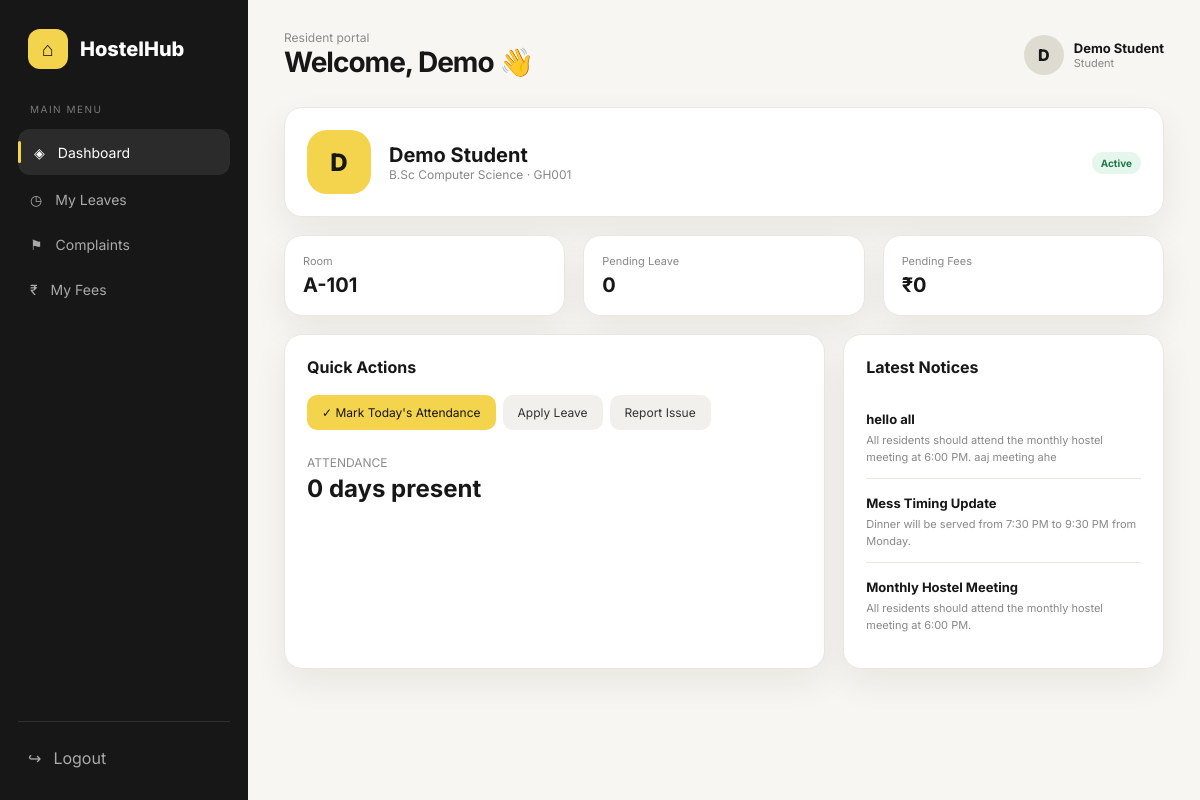
Screenshot of /student/dashboard (signed in) with the database file from the repository.
### app/models.py (models this page shows)
class User(UserMixin, db.Model):
    id = db.Column(db.Integer, primary_key=True)
    name = db.Column(db.String(120), nullable=False)
    email = db.Column(db.String(150), unique=True, nullable=False)
    password = db.Column(db.String(255), nullable=False)
    role = db.Column(db.String(30), nullable=False, default='student')
    student = db.relationship('Student', backref='user', uselist=False, cascade='all, delete-orphan')

class Student(db.Model):
    id = db.Column(db.Integer, primary_key=True)
    user_id = db.Column(db.Integer, db.ForeignKey('user.id'), nullable=False, unique=True)
    roll_no = db.Column(db.String(50), unique=True, nullable=False)
    course = db.Column(db.String(120))
    phone = db.Column(db.String(30))
    guardian_name = db.Column(db.String(120))
    guardian_phone = db.Column(db.String(30))
    room_no = db.Column(db.String(30))
    status = db.Column(db.String(30), default='Active')

class Notice(db.Model):
    id = db.Column(db.Integer, primary_key=True)
    title = db.Column(db.String(150), nullable=False)
    content = db.Column(db.Text, nullable=False)
    priority = db.Column(db.String(30), default='Normal')
    created_at = db.Column(db.DateTime, server_default=db.func.now())

### app/routes/student.py (the view)
@student.route('/dashboard')
def dashboard():
    s=current_user.student
    notices=Notice.query.order_by(Notice.id.desc()).limit(5).all()
    pending_leaves=LeaveRequest.query.filter_by(student_id=s.id,status='Pending').count()
    open_complaints=Complaint.query.filter_by(student_id=s.id,status='Open').count()
    pending_fees=sum(f.amount for f in Fee.query.filter_by(student_id=s.id,status='Pending').all())
    attendance_count=Attendance.query.filter_by(student_id=s.id,status='Present').count()
    return render_template('student/dashboard.html', student=s, notices=notices, pending_leaves=pending_leaves, open_complaints=open_complaints, pending_fees=pending_fees, attendance_count=attendance_count)

### app/models.py (called while the page is built)
@login_manager.user_loader
def load_user(user_id):
    return db.session.get(User, int(user_id))

### app/routes/student.py (called while the page is built)
@student.before_request
def check_student():
    if not current_user.is_authenticated or current_user.role != 'student': abort(403)

### app/templates/student/dashboard.html
{% extends 'base.html' %}{% block title %}My Dashboard | HostelHub{% endblock %}{% block heading %}Welcome, {{student.user.name.split()[0]}} 👋{% endblock %}{% block content %}<div class="card section"><div class="profile-row"><div class="big-avatar">{{student.user.name[:1]|upper}}</div><div><h2 style="font-size:20px">{{student.user.name}}</h2><p style="color:#888;font-size:12px">{{student.course or 'Student'}} · {{student.roll_no}}</p></div><div style="margin-left:auto"><span class="badge green">{{student.status}}</span></div></div></div><div class="grid mini-grid"><div class="card mini"><p>Room</p><h3>{{student.room_no or 'Not allocated'}}</h3></div><div class="card mini"><p>Pending Leave</p><h3>{{pending_leaves}}</h3></div><div class="card mini"><p>Pending Fees</p><h3>₹{{'%.0f'|format(pending_fees)}}</h3></div></div><div class="grid two"><section class="card section"><div class="section-head"><h3>Quick Actions</h3></div><div class="actions"><form method="post" action="{{url_for('student.attendance')}}"><button class="btn yellow">✓ Mark Today's Attendance</button></form><a class="btn ghost" href="{{url_for('student.leave')}}">Apply Leave</a><a class="btn ghost" href="{{url_for('student.complaint')}}">Report Issue</a></div><div style="margin-top:25px"><div class="eyebrow">ATTENDANCE</div><h2 style="margin-top:4px">{{attendance_count}} days present</h2></div></section><section class="card section"><div class="section-head"><h3>Latest Notices</h3></div>{% for n in notices %}<div class="notice"><strong>{{n.title}}</strong><p>{{n.content}}</p></div>{% else %}<div class="empty">No notices.</div>{% endfor %}</section></div>{% endblock %}

### app/templates/base.html (shortened to what this page needs)
<!doctype html><html lang="en"><head><link rel="stylesheet" href="{{ url_for('static', filename='css/style.css') }}"></head><body>
{% if current_user.is_authenticated %}
<div class="app-shell"><aside class="sidebar" id="sidebar"><div class="logo"><div class="logo-mark">⌂</div><div>HostelHub</div></div><div class="nav-title">Main menu</div><nav class="nav">
{% if current_user.role=='admin' %}
<a class="{% if request.endpoint=='admin.dashboard' %}active{% endif %}" href="{{url_for('admin.dashboard')}}">◈ <span>Dashboard</span></a><a class="{% if request.endpoint in ['admin.students','admin.add_student'] %}active{% endif %}" href="{{url_for('admin.students')}}">♙ <span>Students</span></a><a class="{% if request.endpoint=='admin.rooms' %}active{% endif %}" href="{{url_for('admin.rooms')}}">▦ <span>Rooms & Beds</span></a><a class="{% if request.endpoint=='admin.leaves' %}active{% endif %}" href="{{url_for('admin.leaves')}}">◷ <span>Leave Requests</span></a><a class="{% if request.endpoint=='admin.complaints' %}active{% endif %}" href="{{url_for('admin.complaints')}}">⚑ <span>Complaints</span></a><a class="{% if request.endpoint=='admin.fees' %}active{% endif %}" href="{{url_for('admin.fees')}}">₹ <span>Fees</span></a><a class="{% if request.endpoint=='admin.notices' %}active{% endif %}" href="{{url_for('admin.notices')}}">▣ <span>Notices</span></a>
{% else %}
<a class="{% if request.endpoint=='student.dashboard' %}active{% endif %}" href="{{url_for('student.dashboard')}}">◈ <span>Dashboard</span></a><a class="" href="{{url_for('student.leave')}}">◷ <span>My Leaves</span></a><a class="" href="{{url_for('student.complaint')}}">⚑ <span>Complaints</span></a><a class="" href="{{url_for('student.fees')}}">₹ <span>My Fees</span></a>
{% endif %}</nav><div class="sidebar-bottom"><a href="{{url_for('auth.logout')}}">↪ <span>Logout</span></a></div></aside>
<main class="main"><header class="topbar"><div style="display:flex;gap:12px;align-items:center"><div><div class="eyebrow">{% if current_user.role=='admin' %}Administration{% else %}Resident portal{% endif %}</div><h1>{% block heading %}{% endblock %}</h1></div></div><div class="user-chip"><div class="avatar">{{current_user.name[:1]|upper}}</div><div><div class="user-name">{{current_user.name}}</div><div class="user-role">{{current_user.role|capitalize}}</div></div></div></header>{% block content %}{% endblock %}</main></div>
{% endif %}</body></html>

### app/static/css/style.css (style rules this page uses)
:root { --ink:#171717;--muted:#777;--line:#e9e7e2;--paper:#fff;--soft:#f7f6f2;--yellow:#f4d34d;--green:#2f9b63;--red:#e55b5b;--shadow:0 14px 35px rgba(30,28,20,.07) }
* { box-sizing:border-box;margin:0;padding:0 }
body { font-family:Inter,Arial,sans-serif;background:var(--soft);color:var(--ink) }
a { text-decoration:none;color:inherit }
button,input,textarea,select { font:inherit }
.app-shell { display:flex;min-height:100vh }
.sidebar { width:248px;background:#171717;color:#fff;padding:24px 18px;position:fixed;inset:0 auto 0 0;z-index:10 }
.logo { display:flex;align-items:center;gap:12px;padding:5px 10px 34px;font-weight:800;font-size:20px }
.logo-mark { width:40px;height:40px;border-radius:12px;background:var(--yellow);color:#171717;display:grid;place-items:center;font-size:20px }
.nav-title { font-size:10px;color:#777;text-transform:uppercase;letter-spacing:1.5px;padding:0 12px 10px }
.nav a { display:flex;align-items:center;gap:13px;padding:12px;border-radius:12px;color:#aaa;font-size:14px;margin:4px 0 }
.nav a:hover,.nav a.active { background:#2b2b2b;color:#fff }
.nav a.active:before { content:'';width:3px;height:22px;background:var(--yellow);border-radius:5px;margin-left:-12px }
.sidebar-bottom { position:absolute;left:18px;right:18px;bottom:22px;border-top:1px solid #303030;padding-top:16px }
.sidebar-bottom a { display:flex;gap:12px;align-items:center;color:#aaa;padding:10px }
.main { margin-left:248px;width:calc(100% - 248px);padding:30px 36px 50px }
.topbar { display:flex;align-items:center;justify-content:space-between;margin-bottom:28px }
.eyebrow { color:#8b8b8b;font-size:12px }
.topbar h1 { font-size:28px;letter-spacing:-1px }
.user-chip { display:flex;align-items:center;gap:10px }
.avatar { width:40px;height:40px;border-radius:50%;background:#dedbd1;display:grid;place-items:center;font-weight:800 }
.user-name { font-weight:700;font-size:13px }
.user-role { font-size:11px;color:#888 }
.grid { display:grid;gap:18px }
.card { background:var(--paper);border:1px solid var(--line);border-radius:18px;box-shadow:var(--shadow) }
.two { grid-template-columns:1.35fr .8fr;margin-top:18px }
.section { padding:22px }
.section-head { display:flex;justify-content:space-between;align-items:center;margin-bottom:18px }
.section-head h3 { font-size:16px }
.notice { padding:13px 0;border-bottom:1px solid var(--line) }
.notice:last-child { border:0 }
.notice strong { font-size:13px }
.notice p { font-size:11px;color:#888;line-height:1.5;margin-top:4px }
.badge { display:inline-flex;padding:5px 9px;border-radius:20px;font-size:10px;font-weight:700;background:#eee;color:#555 }
.badge.green { background:#e5f6ec;color:#23794a }
.btn { border:0;border-radius:10px;padding:10px 15px;background:#171717;color:#fff;cursor:pointer;font-size:12px }
.btn.yellow { background:var(--yellow);color:#171717 }
.btn.ghost { background:#f1f0ec;color:#333 }
.actions { display:flex;gap:7px;flex-wrap:wrap }
.profile-row { display:flex;gap:18px;align-items:center }
.big-avatar { width:64px;height:64px;border-radius:20px;background:var(--yellow);display:grid;place-items:center;font-size:24px;font-weight:800 }
.mini-grid { grid-template-columns:repeat(3,1fr);margin-top:18px }
.mini { padding:18px }
.mini p { font-size:11px;color:#888 }
.mini h3 { font-size:20px;margin-top:5px }

### rows the page displays
User: user.name "Demo", name "D", name "Demo Student", role "Student", user "D", user.name "Demo Student"
Student: course "B.Sc Computer Science", roll_no "GH001", status "Active", room_no "A-101"
Notice: title "hello all", content "All residents should attend the monthly hostel meeting at 6:00 PM. aaj meeting ahe"
Notice: title "Mess Timing Update", content "Dinner will be served from 7:30 PM to 9:30 PM from Monday."
Notice: title "Monthly Hostel Meeting", content "All residents should attend the monthly hostel meeting at 6:00 PM."

### other values shown
{{ pending_leaves }} "0"
{{ '%.0f'|format(pending_fees) }} "0"
{{ attendance_count }} "0"
